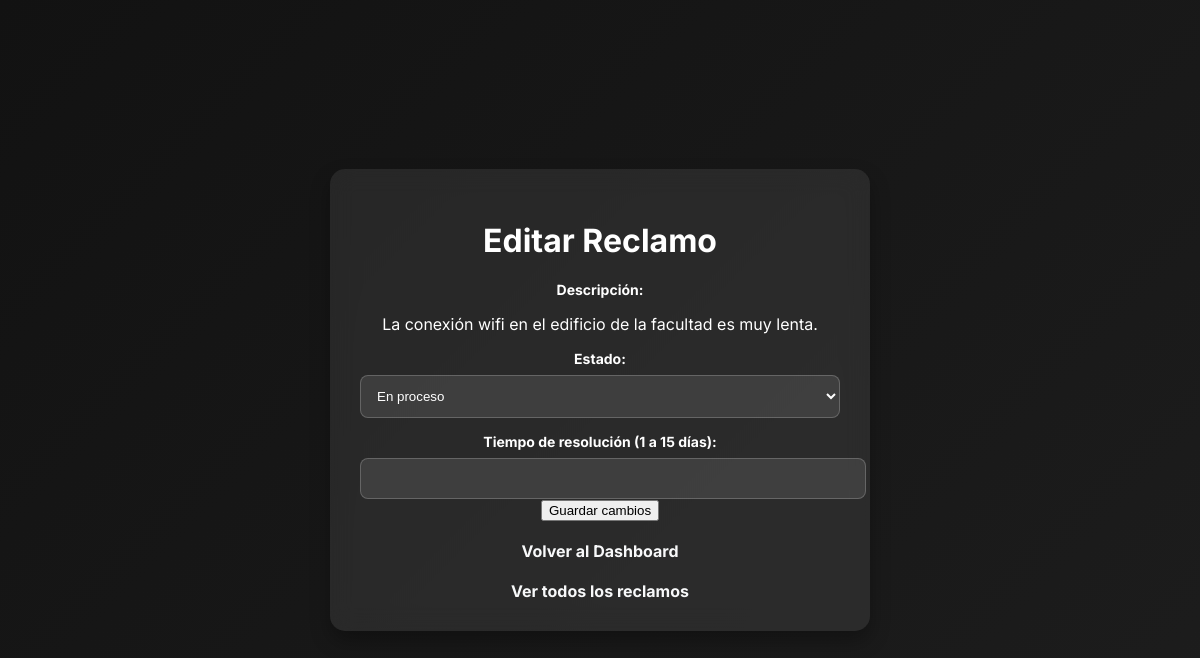
/edit?id=1 (signed in), run on the app's committed database.
### modules/modelos.py (models this page shows, shortened)
class ModeloReclamo(Base):
    __tablename__= 'reclamos'
    id= Column(Integer, primary_key=True)
    descripcion= Column(String(1000), nullable=False)
    estado= Column(String(50), default="pendiente") #El estado. Puede ser Pendiente, o Resuelto
    departamento= Column(String(100), nullable=False)
    fecha_creacion= Column(DateTime, default=datetime.utcnow)
    fecha_resolucion= Column(DateTime, nullable=True)
    id_usuario= Column(Integer, ForeignKey('usuarios.id')) #Reclamo ligado a usuario
    foto = Column(String(255), nullable=True)

### server.py (the view, shortened to what this page needs)
@app.route("/edit", methods=['GET', 'POST'])
@login_required
def editar_reclamo():
    id_reclamo = request.args.get('id')
    reclamo = gestor_reclamos.obtener_reclamo(id_reclamo)
    return render_template("editar_reclamo.html", reclamo=reclamo)

### modules/dominio.py (called while the page is built)
    @property
    def descripcion(self):
        return self.__descripcion

    @property
    def estado(self):
        return self.__estado

    @id.setter
    def id(self, p_id):
        if p_id is not None and not isinstance(p_id, int):
            raise ValueError("El id debe ser un número entero")
        self.__id=p_id

    @descripcion.setter
    def descripcion(self, p_descripcion):
        if not isinstance(p_descripcion, str) or p_descripcion.strip() == "":
            raise ValueError("La descripcion no puede estar vacía")
        self.__descripcion= p_descripcion.strip()

    @estado.setter
    def estado(self, p_estado):
        if p_estado not in ["pendiente", "resuelto", "en proceso","inválido"]:
            raise ValueError("El estado debe ser 'pendiente', 'resuelto', 'en proceso' o 'invalido'")
        self.__estado=p_estado

    @id_usuario.setter
    def id_usuario(self, p_id_usuario):
        if  p_id_usuario is not None and not isinstance(p_id_usuario, int):
            raise ValueError("El ID de usuario debe ser un número entero")
        self.__id_usuario=p_id_usuario

    @departamento.setter
    def departamento(self, p_departamento):
        print(f"[DEBUG] Setter departamento: {p_departamento}")
        if not isinstance(p_departamento, str) or p_departamento.strip()== "":
            raise ValueError("El departamento no puede estar vacío")
        self.__departamento=p_departamento

    @fecha_creacion.setter
    def fecha_creacion(self, p_fecha_creacion):
        self.__fecha_creacion= p_fecha_creacion

    @foto.setter
    def foto(self, p_foto):
        self.__foto=p_foto

    @fecha_resolucion.setter
    def fecha_resolucion(self, p_fecha_resolucion):
        self.__fecha_resolucion= p_fecha_resolucion

    @property
    def id(self):
        return self.__id

    @property
    def nombre(self):
        return self.__nombre

    @property
    def apellido(self):
        return self.__apellido

    @property
    def username(self):
        return self.__username

    @property
    def email(self):
        return self.__email

    @property
    def password(self):
        return self.__password

    @property
    def rol(self):
        return self.__rol

    @property
    def departamento(self):
        return self.__departamento

    @property
    def claustro(self):
        return self.__claustro

    @password.setter
    def password(self, password:str):
        self.__password = password

    @rol.setter
    def rol(self, rol:str):
        self.__rol=rol

### templates/editar_reclamo.html (shortened to what this page needs)
<!DOCTYPE html>
<html lang="es">
<head>
    <link rel="stylesheet" type="text/css" href="{{ url_for('static', filename='style.css') }}">
</head>
<body>
    <div class="container">
        <h1>Editar Reclamo</h1>
        {% if reclamo %}
            <form method="POST">
                <label for="descripcion">Descripción:</label>
                <p class="descripcion">{{ reclamo.descripcion }}</p>
                <label for="estado">Estado:</label>
                <select name="estado" class="form-control" id="estadoSelect">
                    <option value="en proceso" {% if reclamo.estado == "en proceso" %}selected{% endif %}>En proceso</option>
                </select>
                <div id="tiempoResolucion" style="display: none; margin-top: 10px;">
                    <label for="tiempo">Tiempo de resolución (1 a 15 días):</label>
                    <input type="number" name="tiempo" id="tiempo" class="form-control" min="1" max="15">
                </div>
                <button type="submit" class="btn-save">Guardar cambios</button>
            </form>
        {% else %}
            <p class="error">El reclamo no fue encontrado.</p>
        {% endif %}
        <div class="button-container">
            <a href="{{ url_for('dashboard') }}" class="btn-back">Volver al Dashboard</a>
            <a href="{{ url_for('listar_reclamos') }}" class="btn-secondary">Ver todos los reclamos</a>
        </div>
    </div>
</body>
</html>

### static/style.css (style rules this page uses)
body { font-family: 'Inter', sans-serif; background: linear-gradient(135deg, #121212, #1d1d1d); color: #ffffff; margin: 0; display: flex; justify-content: center; align-items: center; min-height: 100vh; }
.container { width: 40%; padding: 30px; background: rgba(255, 255, 255, 0.08); box-shadow: 0px 10px 20px rgba(0, 0, 0, 0.3); border-radius: 15px; backdrop-filter: blur(12px); text-align: center; transition: all 0.3s ease-in-out; }
label { font-weight: bold; display: block; margin-top: 15px; font-size: 14px; }
.form-control { width: 100%; padding: 12px; margin-top: 8px; border: 1px solid rgba(255, 255, 255, 0.2); border-radius: 8px; background: rgba(255, 255, 255, 0.1); color: #fff; transition: 0.3s; }
a { color: #f8f9fa; text-decoration: none; font-weight: bold; display: block; margin-top: 20px; transition: 0.3s; }

### data on the page
ModeloReclamo: descripcion "La conexión wifi en el edificio de la facultad es muy lenta.", estado "En proceso"
